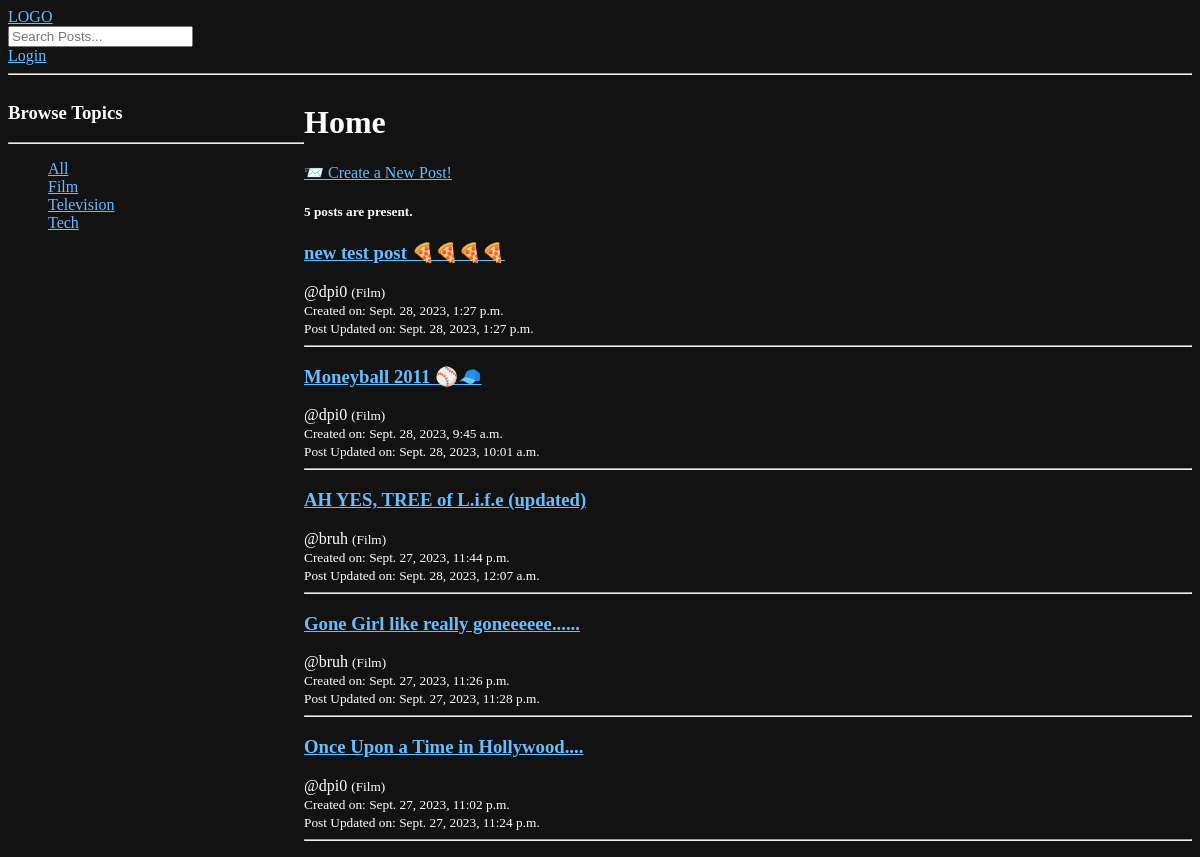
Screenshot of /home/?q=Film with the database file from the repository.
### main_app/models.py (models this page shows, shortened)
class Topic(models.Model):
    title = models.CharField(max_length=255)
    def __str__(self):
        return self.title

class Post(models.Model):
    owner = models.ForeignKey(User, on_delete=models.SET_NULL, null=True)
    topic = models.ForeignKey(Topic, on_delete=models.SET_NULL, null=True)
    title = models.CharField(max_length=255)
    content = models.TextField(null=True, blank=True)
    created_at = models.DateTimeField(default=timezone.now)
    updated_at = models.DateTimeField(auto_now=True)
    class Meta:
        ordering = ["-updated_at", "-created_at"]

### main_app/views.py (the view)
# urls.py: 2. Add a URL to urlpatterns:  path('', views.home, name='home')
def home(request):
    query_param = (
        request.GET.get("q") if request.GET.get("q") is not None else ""
    )
    posts = Post.objects.filter(
        Q(topic__title__icontains=query_param)
    )
    topics = Topic.objects.all()
    posts_count = posts.count()
    post_comments = Comment.objects.filter(
        Q(post__topic__title__icontains=query_param)
    )
    context = {
        "posts": posts,
        "topics": topics,
        "post_comments": post_comments,
        "posts_count": posts_count,
    }
    return render(request, "main_app/home.html", context)

### main_app/templates/main_app/home.html (shortened to what this page needs)
{% extends "base.html" %} {%block content%}
<div class="home-container">
    <div>
        <h3>Browse Topics</h3>
        <hr>
        <ul>
            <div>
                <a href="{% url 'home' %}">All</a>
            </div>
            {% for topic in topics %}
            <div>
                <a href="{% url 'home' %}?q={{topic.title}}">{{ topic.title }}</a>
            </div>
            {% endfor %}
        </ul>
    </div>
    <div>
        <h1>Home</h1>
        <a href="{% url 'create_post' %}">📨 Create a New Post!</a>
        <h5>{{posts_count}} posts are present.</h5>
        {% for post in posts %}
        <div>
            <h3><a href="{% url 'post' post.id %}">{{ post.title }}</a></h3>
            <span>@{{ post.owner.username }}</span>
            <small>({{ post.topic }})</small>
            <br>
            <small>Created on: {{ post.created_at }}</small>
            <br>
            <small>Post Updated on: {{ post.updated_at }}</small>
        </div>
        <hr>
        {% endfor %}
    </div>
</div>
{%endblock content%}

### static/styles/main.css (style rules this page uses)
body { background-color: #121212; color: white; }
a { color: rgb(102, 189, 255); }

### main_app/templates/main_app/home.html (style rules this page uses)
.home-container { display: grid; grid-template-columns: 1fr 3fr; }

### rows the page displays
Topic: title "Film"
Topic: title "Television"
Topic: title "Tech"
Post: title "new test post 🍕🍕🍕🍕", owner.username "dpi0", topic "Film", created_at "Sept. 28, 2023, 1:27 p.m.", updated_at "Sept. 28, 2023, 1:27 p.m."
Post: title "Moneyball 2011 ⚾🧢", owner.username "dpi0", topic "Film", created_at "Sept. 28, 2023, 9:45 a.m.", updated_at "Sept. 28, 2023, 10:01 a.m."
Post: title "AH YES, TREE of L.i.f.e (updated)", owner.username "bruh", topic "Film", created_at "Sept. 27, 2023, 11:44 p.m.", updated_at "Sept. 28, 2023, 12:07 a.m."
Post: title "Gone Girl like really goneeeeee......", owner.username "bruh", topic "Film", created_at "Sept. 27, 2023, 11:26 p.m.", updated_at "Sept. 27, 2023, 11:28 p.m."
Post: title "Once Upon a Time in Hollywood....", owner.username "dpi0", topic "Film", created_at "Sept. 27, 2023, 11:02 p.m.", updated_at "Sept. 27, 2023, 11:24 p.m."

### other values shown
{{ posts_count }} "5"
